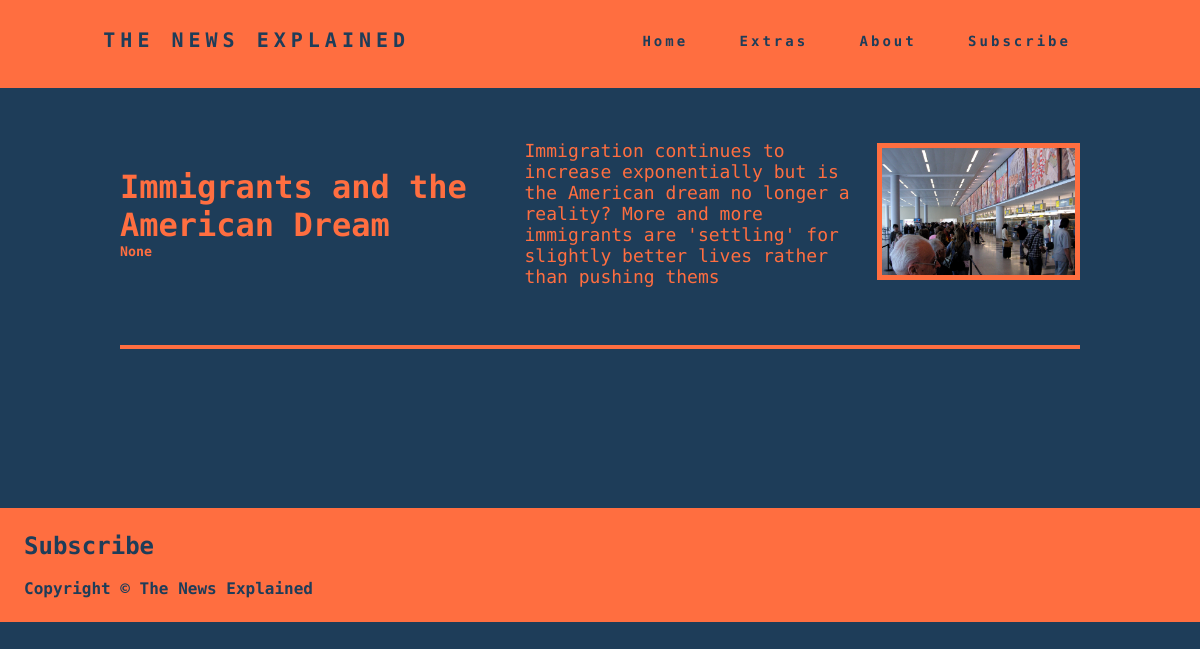
The page /posts/extras/ on the database its author committed.
### blog/models.py (models this page shows)
class Extras(models.Model):
    title = models.CharField(max_length=200, unique=True)
    slug = models.SlugField(max_length=200, unique=True)
    created_on = models.DateTimeField(auto_now_add=True, null=True, blank=True)
    short_description = RichTextField(blank=True, null=True)
    content = RichTextField(blank=True, null=True)
    status = models.IntegerField(choices=STATUS, default=0)
    header_image = models.ImageField(null=True, blank=True, upload_to="images/")
    image_source = models.CharField(max_length=600, null=True, blank=True)
    class Meta:
        ordering = ['-created_on']
    def __str__(self):
        return self.title

### blog/views.py (the view)
# urls.py: path("posts/extras/", views.extras, name = 'extras'),
def extras(request):
    queryset = Extras.objects.order_by('-created_on')
    context = {'queryset': queryset}
    return render(request, 'blog/extras.html', context)

### blog/templates/blog/extras.html
{% extends 'blog/base.html' %}
{% load static %}
{% block content %}
<div>
    <div class="parent">
        {% for extras in queryset %}
            <div class="title-child">
                <a href="{% url 'extras_detail' extras.slug %}"><h2>{{ extras}}</h2></a>
                <h5>{{ extras.created_on }}</h5>
            </div>
            <div class="content-child">
                <p id="text">{{ extras.short_description|safe|linebreaks|slice:":200" }}</p>
            </div>
            <div class="image-child">
                <img src="{{ extras.header_image.url }}">
            </div>
        {% endfor %}
    </div>
    <hr class="between">
</div>
</div>
{% endblock content %}

### blog/templates/blog/base.html (shortened to what this page needs)
{% load static %}
<!DOCTYPE html>
<html>
    <head>
        <link rel="stylesheet" type="text/css" media="screen" href="{% static 'blog/site.css' %}"/>
    </head>
    <body>
        <div class="nav">
            <nav>
                <a href="{% url 'home' %}">
                    <div class="logo">
                        <h4>The News Explained</h4>
                    </div>
                </a>
                <ul class="nav-links">
                    <li><a href="{% url 'home' %}">Home</a></li>
                    <li><a href="{% url 'extras' %}">Extras</a></li>
                    <li><a href="{% url 'about' %}">About</a></li>
                    <li><a href="{% url 'email' %}">Subscribe</a></li>
                </ul>
                <div class="progress-container">
                </div>
            </nav>
        </div>
        <div class="content">
            {% block content %}{% endblock content %}
        <div class="footer">
            <h2><a href="{% url 'email' %}">Subscribe</a></h2>
            <h4>Copyright &copy; The News Explained</h4>
        </div>
    </body>
</html>

### blog/static/blog/site.css (style rules this page uses)
* { margin: 0px; padding: 0px; font-family: "Source Code Pro", monospace; box-sizing: border-box; color: #ff6e40; }
nav { display: flex; justify-content: space-around; align-items: center; height: 10%; width: 100%; font-family: "Source Code Pro", monospace; background-color: #ff6e40 !important; position: fixed; z-index: 2; }
* a { text-decoration: none; }
p { color: #ff6e40; }
body img { border: 5px solid #ff6e40; }
.logo { color: #1e3d59; text-transform: uppercase; letter-spacing: 5px; font-size: 20px; background-color: #ff6e40; justify-content: space-around; float: left; margin-left: 0%; padding: 0%; }
.logo h4 { color: #1e3d59; }
.nav-links { display: flex; justify-content: space-around; width: 40%; }
.nav-links a { color: #1e3d59; text-decoration: none; letter-spacing: 3px; font-weight: bold; font-size: 14px; }
.nav-links li { list-style: none; }
body { background-color: #1e3d59; color: #ff6e40; }
.progress-container { width: 100%; height: 8px; background: #ff6e40; position: absolute; top: 100%; }
@media screen and (min-width: 1080px) { .content { padding: 10%; padding-top: 10%; } }
.parent { display: grid; grid-template-columns: auto auto auto; column-gap: 2%; align-items: center; }
@media screen and (min-width: 1080px) { .title-child h2 { font-size: xx-large; color: #ff6e40; } }
.title-child { margin-top: 6%; margin-bottom: 6%; }
.content-child { margin-top: 6%; margin-bottom: 6%; }
.image-child { margin-top: 6%; margin-bottom: 6%; }
.content-child p { color: #ff6e40; font-size: large; }
.image-child img { height: 100%; width: 100%; object-fit: contain; }
.between { border: 2px solid #ff6e40; margin-top: 4%; margin-bottom: 4%; }
.footer { color: #1e3d59 !important; background: #ff6e40; padding-top: 2%; padding-left: 2%; padding-right: 2%; padding-bottom: 2%; width: 100%; height: 8%; }
.footer a { color: #1e3d59 !important; }
.footer h4 { color: #1e3d59; }

### rows shown on the page
Extras: title "Immigrants and the American Dream", created_on "None", short_description "Immigration continues to increase exponentially but is the American dream no longer a reality? More and more immigrants are 'settling' for slightly better lives rather than pushing thems", header_image (picture)
